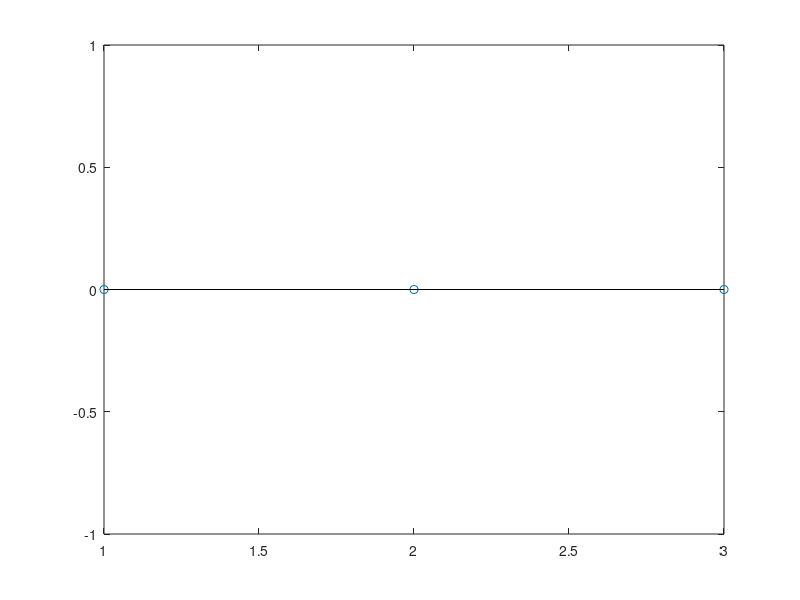

This figure's MATLAB source:
function plot_function()
    x = [0 0 0 0 0 1 2 3 0 0 5];
    h = [1 2 3 -2];
    n = [1 2 3];
    y = conv(x, h);
    i = 0;

    stem(n, y([1:3]))

endfunction

plot_function()
